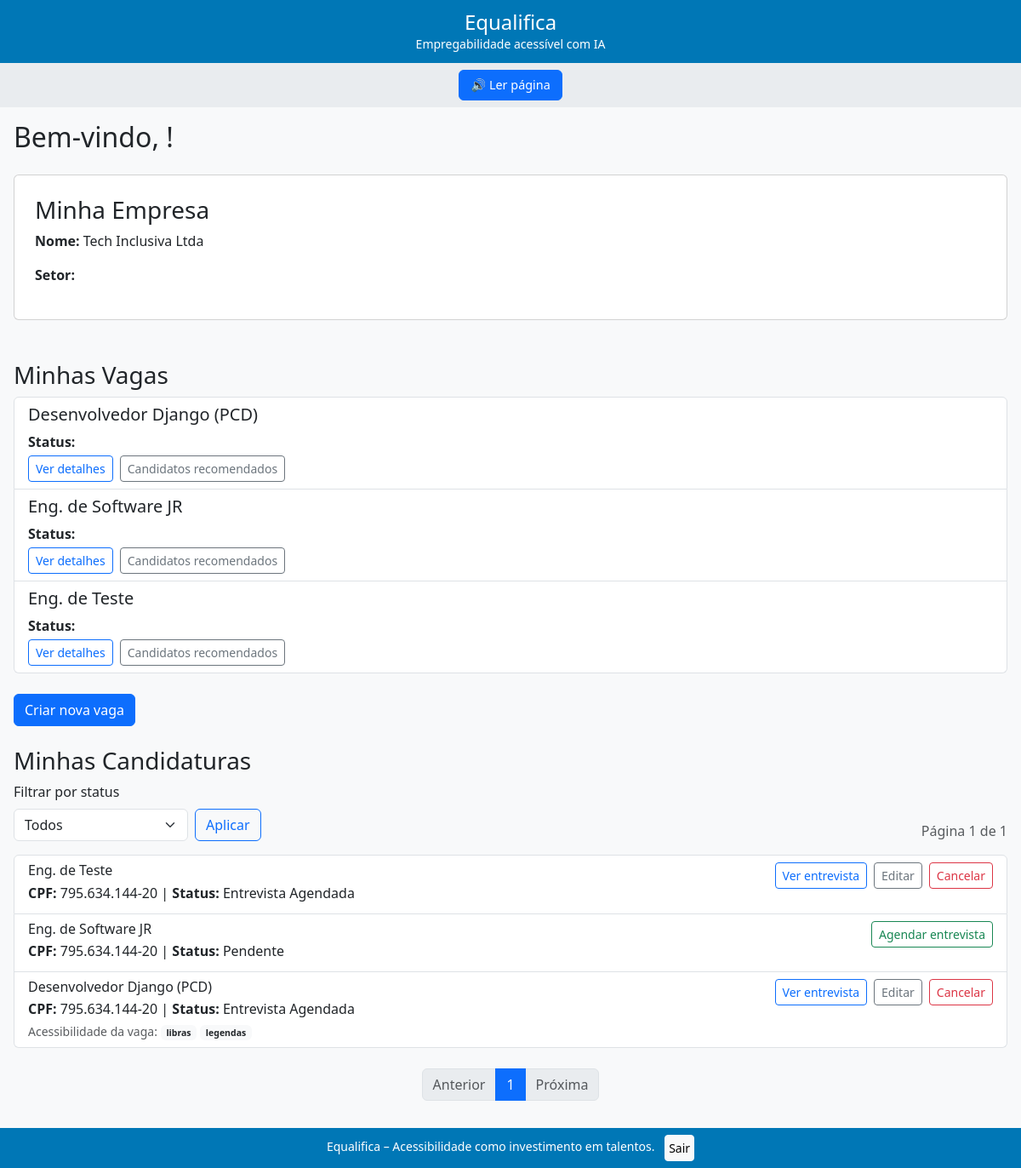
The page /recruiter/dashboard/ (signed in) on the database its author committed.
### companies/models.py (models this page shows, shortened)
class Empresa(BaseModel):
    nome = models.CharField(max_length=255, verbose_name="Razão Social")
    cnpj = models.CharField(
        max_length=18,
        unique=True,
        validators=[validate_cnpj],
        verbose_name="CNPJ",
        help_text="Formato: XX.XXX.XXX/0001-XX ou XXXXXXXXX0001XX"
    )
    endereco = models.TextField(blank=True, verbose_name="Endereço")
    class Meta:
        verbose_name = "Empresa"
        verbose_name_plural = "Empresas"

### recruitment/models.py (models this page shows, shortened)
class Vaga(BaseModel):
    titulo = models.CharField(max_length=200)
    descricao = models.TextField()
    requisitos = models.TextField(blank=True, help_text="Resumo dos principais requisitos")
    acessibilidade = models.JSONField(
        blank=True,
        help_text="Ex: {'libras': true, 'legendas': true, 'descricao_alt': true}"
    )
    cnpj_empresa = models.CharField(max_length=18)  # preenchido automaticamente
    hard_skills_vetor = models.JSONField(default=list)
    soft_skills_vetor = models.JSONField(default=list)
    acessibilidade_vetor = models.JSONField(default=list)
    experiencia_minima = models.IntegerField(default=0)
    class Meta:
        verbose_name = "Vaga"
        verbose_name_plural = "Vagas"

class Candidatura(BaseModel):
    STATUS_CHOICES = [
        ('pendente', 'Pendente'),
        ('entrevista', 'Entrevista Agendada'),
        ('rejeitado', 'Rejeitado'),
        ('contratado', 'Contratado'),
    ]
    vaga = models.ForeignKey(Vaga, on_delete=models.CASCADE, related_name='candidaturas')
    cpf_pcd = models.CharField(max_length=14)      # preenchido automaticamente
    cnpj_empresa = models.CharField(max_length=18)  # copiado da vaga
    status = models.CharField(max_length=20, choices=STATUS_CHOICES, default='pendente')
    class Meta:
        verbose_name = "Candidatura"
        verbose_name_plural = "Candidaturas"
        unique_together = ('vaga', 'cpf_pcd')  # evita candidaturas duplicadas

### companies/views.py (the view)
# urls.py: path('dashboard/', views.RecruiterDashboardView.as_view(), name='recruiter_dashboard'),
class RecruiterDashboardView(LoginRequiredMixin, TemplateView):
    template_name = 'recruiter/dashboard.html'
    def get_context_data(self, **kwargs):
        context = super().get_context_data(**kwargs)
        user = self.request.user
        if user.user_type != 'recruiter':
            return context
        cnpj_empresa = user.recruiter_profile.empresa.cnpj
        vagas = Vaga.objects.filter(cnpj_empresa=cnpj_empresa)
        status = self.request.GET.get('status')
        candidaturas_qs = Candidatura.objects.filter(
            cnpj_empresa=cnpj_empresa
        ).select_related('vaga')
        if status in dict(Candidatura.STATUS_CHOICES):
            candidaturas_qs = candidaturas_qs.filter(status=status)
        from django.core.paginator import Paginator
        paginator = Paginator(candidaturas_qs.order_by('-created_at'), 10)
        page_number = self.request.GET.get('page')
        candidaturas_page = paginator.get_page(page_number)
        context.update({
            'vagas': vagas,
            'candidaturas': candidaturas_page,
            'empresa': user.recruiter_profile.empresa,
            'filtro_status': status or '',
            'page_obj': candidaturas_page,
        })
        return context

### templates/recruiter/dashboard.html (shortened to what this page needs)
{% extends 'base.html' %}
{% block content %}
<h2 class="mb-4">Bem-vindo, {{ user.first_name }}!</h2>
<div class="card p-4 mb-4">
  <h3>Minha Empresa</h3>
  {% if empresa %}
    <p><strong>Nome:</strong> {{ empresa.nome }}</p>
    <p><strong>Setor:</strong> {{ empresa.get_setor_display }}</p>
  {% else %}
    <div class="alert alert-warning">Você ainda não cadastrou sua empresa.</div>
  {% endif %}
</div>
<h3 class="mt-4">Minhas Vagas</h3>
{% if vagas %}
  <div class="list-group mb-4">
    {% for vaga in vagas %}
    <div class="list-group-item">
      <h5>{{ vaga.titulo }}</h5>
      <p class="mb-1"><strong>Status:</strong> {{ vaga.get_status_display }}</p>
      <div class="d-flex gap-2">
        <a href="{% url 'vaga_detail' vaga.id %}" class="btn btn-outline-primary btn-sm">Ver detalhes</a>
        <a href="{% url 'candidatos_recomendados' vaga.id %}" class="btn btn-outline-secondary btn-sm">Candidatos recomendados</a>
      </div>
    </div>
    {% endfor %}
  </div>
{% else %}
  <p class="text-muted">Você ainda não publicou nenhuma vaga.</p>
{% endif %}
<div class="d-flex gap-2">
  <a href="{% url 'vaga_create' %}" class="btn btn-primary">Criar nova vaga</a>
</div>
<h3 class="mt-4">Minhas Candidaturas</h3>
<form method="get" class="mb-3 d-flex align-items-end gap-2">
  <div>
    <label for="id_status" class="form-label">Filtrar por status</label>
    <select id="id_status" name="status" class="form-select" style="max-width:240px;">
      <option value="" {% if not filtro_status %}selected{% endif %}>Todos</option>
    </select>
  </div>
  <button type="submit" class="btn btn-outline-primary">Aplicar</button>
  <div class="ms-auto text-muted">Página {{ page_obj.number }} de {{ page_obj.paginator.num_pages }}</div>
</form>
{% if candidaturas %}
  <div class="list-group mb-4">
    {% for cand in candidaturas %}
    <div class="list-group-item">
      <div class="d-flex justify-content-between align-items-start">
        <div>
          <h6 class="mb-1">{{ cand.vaga.titulo }}</h6>
          <p class="mb-1"><strong>CPF:</strong> {{ cand.cpf_pcd }} | <strong>Status:</strong> {{ cand.get_status_display }}</p>
          {% if cand.vaga.acessibilidade %}
            <div class="small text-muted">Acessibilidade da vaga:
              {% for k, v in cand.vaga.acessibilidade.items %}
                {% if v %}<span class="badge bg-light text-dark">{{ k }}</span>{% endif %}
              {% endfor %}
            </div>
          {% endif %}
        </div>
        <div class="d-flex gap-2">
          {% if cand.entrevista %}
            <a href="{% url 'entrevista' cand.entrevista.id %}" class="btn btn-outline-primary btn-sm">Ver entrevista</a>
            <a href="{% url 'edit_interview' cand.entrevista.id %}" class="btn btn-outline-secondary btn-sm">Editar</a>
            <form method="post" action="{% url 'cancel_interview' cand.entrevista.id %}" onsubmit="return confirm('Cancelar a entrevista?');">
              <button type="submit" class="btn btn-outline-danger btn-sm">Cancelar</button>
            </form>
          {% else %}
            <a href="{% url 'schedule_interview' cand.id %}" class="btn btn-outline-success btn-sm">Agendar entrevista</a>
          {% endif %}
        </div>
      </div>
    </div>
    {% endfor %}
  </div>
  <nav aria-label="Paginação de candidaturas" class="d-flex justify-content-center">
    <ul class="pagination">
      {% if page_obj.has_previous %}
        <li class="page-item"><a class="page-link" href="?{% if filtro_status %}status={{ filtro_status }}&{% endif %}page={{ page_obj.previous_page_number }}">Anterior</a></li>
      {% else %}
        <li class="page-item disabled"><span class="page-link">Anterior</span></li>
      {% endif %}
      <li class="page-item active"><span class="page-link">{{ page_obj.number }}</span></li>
      {% if page_obj.has_next %}
        <li class="page-item"><a class="page-link" href="?{% if filtro_status %}status={{ filtro_status }}&{% endif %}page={{ page_obj.next_page_number }}">Próxima</a></li>
      {% else %}
        <li class="page-item disabled"><span class="page-link">Próxima</span></li>
      {% endif %}
    </ul>
  </nav>
{% else %}
  <p class="text-muted">Nenhuma candidatura recebida ainda.</p>
{% endif %}
{% endblock %}

### templates/base.html (style rules this page uses)
body { background: #f8f9fa; font-family: 'Segoe UI', Arial, sans-serif; margin: 0; padding: 0; overflow-x: hidden; }

### rows shown on the page
Empresa: nome "Tech Inclusiva Ltda"
Vaga: titulo "Desenvolvedor Django (PCD)"
Vaga: titulo "Eng. de Software JR"
Vaga: titulo "Eng. de Teste"
Candidatura: vaga.titulo "Eng. de Teste", cpf_pcd "795.634.144-20", status "Entrevista Agendada", shows "Ver entrevista"
Candidatura: vaga.titulo "Eng. de Software JR", cpf_pcd "795.634.144-20", status "Pendente", shows "Agendar entrevista"
Candidatura: vaga.titulo "Desenvolvedor Django (PCD)", cpf_pcd "795.634.144-20", status "Entrevista Agendada", acessibilidade "libras" "legendas", shows "Ver entrevista"

### other values the page prints
{{ page_obj.number }} "1"
{{ page_obj.paginator.num_pages }} "1"
